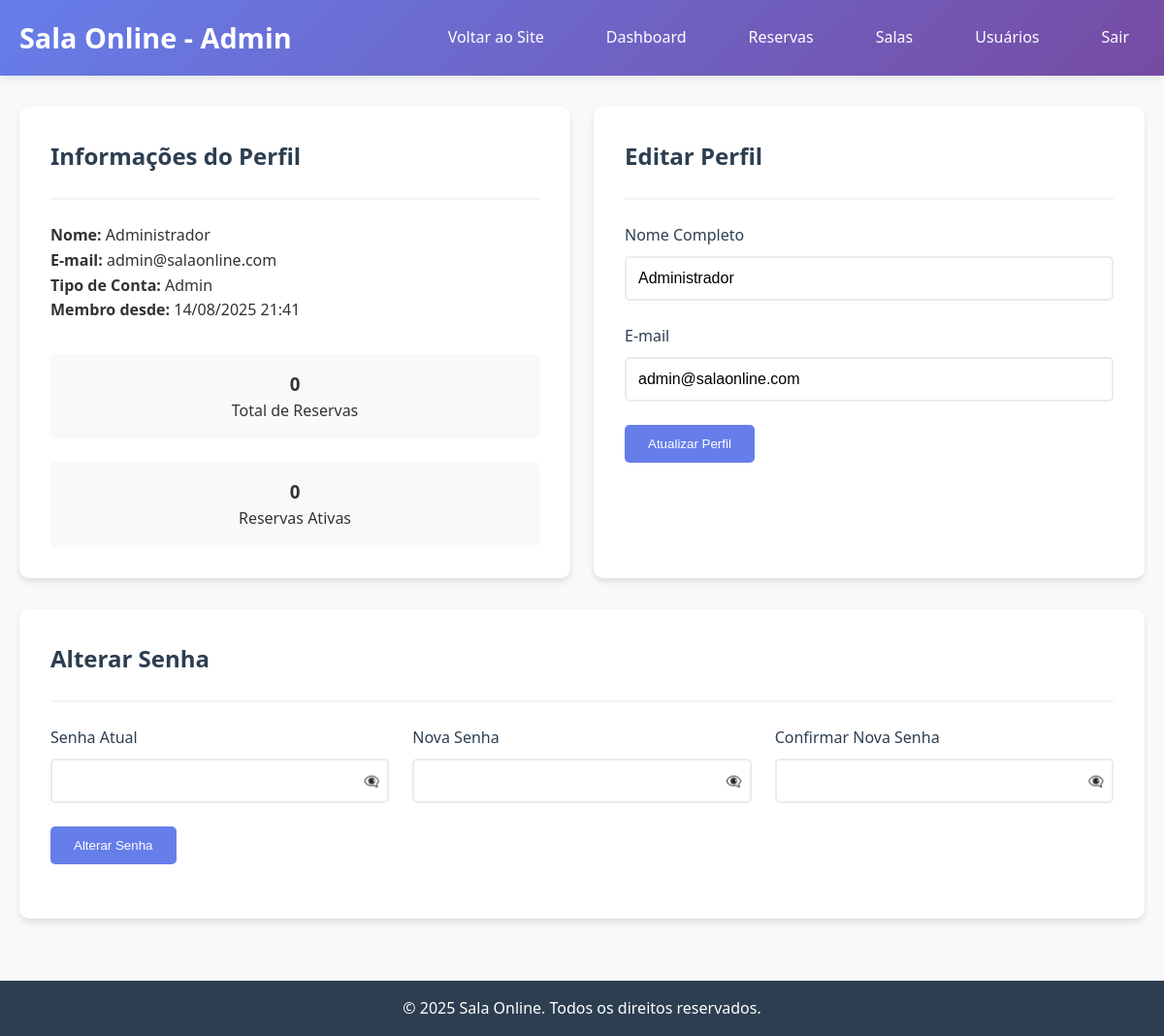
The app's page /perfil.php (signed in) with its own data.
### tables this page shows
CREATE TABLE usuarios (
    id INT AUTO_INCREMENT PRIMARY KEY,
    nome VARCHAR(100) NOT NULL,
    email VARCHAR(100) UNIQUE NOT NULL,
    senha VARCHAR(255) NOT NULL,
    tipo ENUM('usuario', 'admin') DEFAULT 'usuario',
    ativo BOOLEAN DEFAULT TRUE,
    data_criacao TIMESTAMP DEFAULT CURRENT_TIMESTAMP
);

### includes/database.php (called while the page is built, shortened)
<?php
class Database {
    private static $instance = null;
    private $connection;
    private function __construct() {
        try {
            $this->connection = new PDO(
                "mysql:host=" . DB_HOST . ";dbname=" . DB_NAME . ";charset=utf8",
                DB_USER,
                DB_PASS,
                [
                    PDO::ATTR_ERRMODE => PDO::ERRMODE_EXCEPTION,
                    PDO::ATTR_DEFAULT_FETCH_MODE => PDO::FETCH_ASSOC,
                    PDO::ATTR_EMULATE_PREPARES => false
                ]
            );
        } catch (PDOException $e) {
            die("Erro na conexão: " . $e->getMessage());
        }
    }
    public static function getInstance() {
        if (self::$instance === null) {
            self::$instance = new self();
        }
        return self::$instance;
    }
    public function query($sql, $params = []) {
        $stmt = $this->connection->prepare($sql);
        $stmt->execute($params);
        return $stmt;
    }
    public function fetch($sql, $params = []) {
        return $this->query($sql, $params)->fetch();
    }
}
?>

### includes/auth.php (called while the page is built, shortened)
<?php
require_once 'database.php';
class Auth {
    private $db;
    public function __construct() {
        $this->db = Database::getInstance();
    }
    public function isLoggedIn() {
        return isset($_SESSION['usuario_id']);
    }
    public function getCurrentUser() {
        $sql = "SELECT id, nome, email, tipo FROM usuarios WHERE id = ?";
        return $this->db->fetch($sql, [$_SESSION['usuario_id']]);
    }
}
?>

### includes/functions.php (called while the page is built, shortened)
<?php
require_once 'database.php';
function formatarDataHora($dataHora) {
    return date('d/m/Y H:i', strtotime($dataHora));
}
?>

### perfil.php (the view, shortened to what this page needs)
<?php
require_once 'includes/auth.php';
require_once 'includes/functions.php';
$auth = new Auth();
$auth->requireLogin();
$db = Database::getInstance();
$usuario = $auth->getCurrentUser();
$sql = "SELECT COUNT(*) as total FROM reservas WHERE usuario_id = ?";
$totalReservas = $db->fetch($sql, [$usuario['id']])['total'];
$sql = "SELECT COUNT(*) as total FROM reservas WHERE usuario_id = ? AND status = 'confirmada' AND data_reserva >= CURDATE()";
$reservasAtivas = $db->fetch($sql, [$usuario['id']])['total'];
?>
<?php
include 'templates/header.php';
?>
    <main class="main-content">
        <div class="container">
            <div class="grid grid-2">
                <div class="card">
                    <div class="card-header">
                        <h2 class="card-title">Informações do Perfil</h2>
                    </div>
                    <div style="margin-bottom: 2rem;">
                        <p><strong>Nome:</strong> <?= htmlspecialchars($usuario['nome']) ?></p>
                        <p><strong>E-mail:</strong> <?= htmlspecialchars($usuario['email']) ?></p>
                        <p><strong>Tipo de Conta:</strong> <?= ucfirst($usuario['tipo']) ?></p>
                        <p><strong>Membro desde:</strong> <?= formatarDataHora($usuario['data_criacao'] ?? date('Y-m-d H:i:s')) ?></p>
                    </div>
                    <div class="grid grid-2">
                        <div style="text-align: center; padding: 1rem; background: #f8f9fa; border-radius: 5px;">
                            <h3><?= $totalReservas ?></h3>
                            <p>Total de Reservas</p>
                        </div>
                        <div style="text-align: center; padding: 1rem; background: #f8f9fa; border-radius: 5px;">
                            <h3><?= $reservasAtivas ?></h3>
                            <p>Reservas Ativas</p>
                        </div>
                    </div>
                </div>
                <div class="card">
                    <div class="card-header">
                        <h2 class="card-title">Editar Perfil</h2>
                    </div>
                    <form method="POST" action="perfil.php">
                        <div class="form-group">
                            <label class="form-label" for="nome">Nome Completo</label>
                            <input type="text" id="nome" name="nome" class="form-control"
                                   value="<?= htmlspecialchars($usuario['nome']) ?>" required>
                        </div>
                        <div class="form-group">
                            <label class="form-label" for="email">E-mail</label>
                            <input type="email" id="email" name="email" class="form-control"
                                   value="<?= htmlspecialchars($usuario['email']) ?>" required>
                        </div>
                        <div class="form-group">
                            <button type="submit" class="btn btn-primary">Atualizar Perfil</button>
                        </div>
                    </form>
                </div>
            </div>
            <div class="card">
                <div class="card-header">
                    <h2 class="card-title">Alterar Senha</h2>
                </div>
                <form method="POST" action="perfil.php">
                    <div class="grid grid-3">
                        <div class="form-group">
                            <label class="form-label" for="senha_atual">Senha Atual</label>
                            <div style="position: relative;">
                                <input type="password" id="senha_atual" name="senha_atual" class="form-control" required>
                                <button type="button" style="position: absolute; right: 10px; top: 50%; transform: translateY(-50%); background: none; border: none; cursor: pointer;"
                                        onclick="togglePasswordVisibility('senha_atual')">👁️‍🗨️</button>
                            </div>
                        </div>
                        <div class="form-group">
                            <label class="form-label" for="nova_senha">Nova Senha</label>
                            <div style="position: relative;">
                                <input type="password" id="nova_senha" name="nova_senha" class="form-control" minlength="6" required>
                                <button type="button" style="position: absolute; right: 10px; top: 50%; transform: translateY(-50%); background: none; border: none; cursor: pointer;"
                                        onclick="togglePasswordVisibility('nova_senha')">👁️‍🗨️</button>
                            </div>
                        </div>
                        <div class="form-group">
                            <label class="form-label" for="confirmar_senha">Confirmar Nova Senha</label>
                            <div style="position: relative;">
                                <input type="password" id="confirmar_senha" name="confirmar_senha" class="form-control" minlength="6" required>
                                <button type="button" style="position: absolute; right: 10px; top: 50%; transform: translateY(-50%); background: none; border: none; cursor: pointer;"
                                        onclick="togglePasswordVisibility('confirmar_senha')">👁️‍🗨️</button>
                            </div>
                        </div>
                    </div>
                    <div class="form-group">
                        <button type="submit" class="btn btn-primary">Alterar Senha</button>
                    </div>
                </form>
            </div>
        </div>
    </main>
<?php include 'templates/footer.php'; ?>

### assets/css/style.css (style rules this page uses)
* { margin: 0; padding: 0; box-sizing: border-box; }
body { font-family: 'Segoe UI', Tahoma, Geneva, Verdana, sans-serif; line-height: 1.6; color: #333; background-color: #f8f9fa; }
.container { max-width: 1200px; margin: 0 auto; padding: 0 20px; }
.main-content { padding: 2rem 0; min-height: calc(100vh - 140px); }
.card { background: white; border-radius: 10px; box-shadow: 0 4px 6px rgba(0,0,0,0.1); padding: 2rem; margin-bottom: 2rem; }
.card-header { border-bottom: 2px solid #f1f3f4; padding-bottom: 1rem; margin-bottom: 1.5rem; }
.card-title { font-size: 1.5rem; color: #2c3e50; margin-bottom: 0.5rem; }
.btn { display: inline-block; padding: 0.75rem 1.5rem; border: none; border-radius: 5px; text-decoration: none; font-weight: 500; cursor: pointer; transition: all 0.3s; text-align: center; }
.btn-primary { background-color: #667eea; color: white; }
.form-group { margin-bottom: 1.5rem; }
.form-label { display: block; margin-bottom: 0.5rem; font-weight: 500; color: #2c3e50; }
.form-control { width: 100%; padding: 0.75rem; border: 2px solid #e9ecef; border-radius: 5px; font-size: 1rem; transition: border-color 0.3s; }
.grid { display: grid; gap: 1.5rem; }
.grid-2 { grid-template-columns: repeat(auto-fit, minmax(300px, 1fr)); }
.grid-3 { grid-template-columns: repeat(auto-fit, minmax(250px, 1fr)); }

### records on screen
usuarios: nome "Administrador", email "admin@salaonline.com", tipo "Admin"

### other values on screen
SITE_NAME "Sala Online"
$totalReservas "0"
$reservasAtivas "0"
